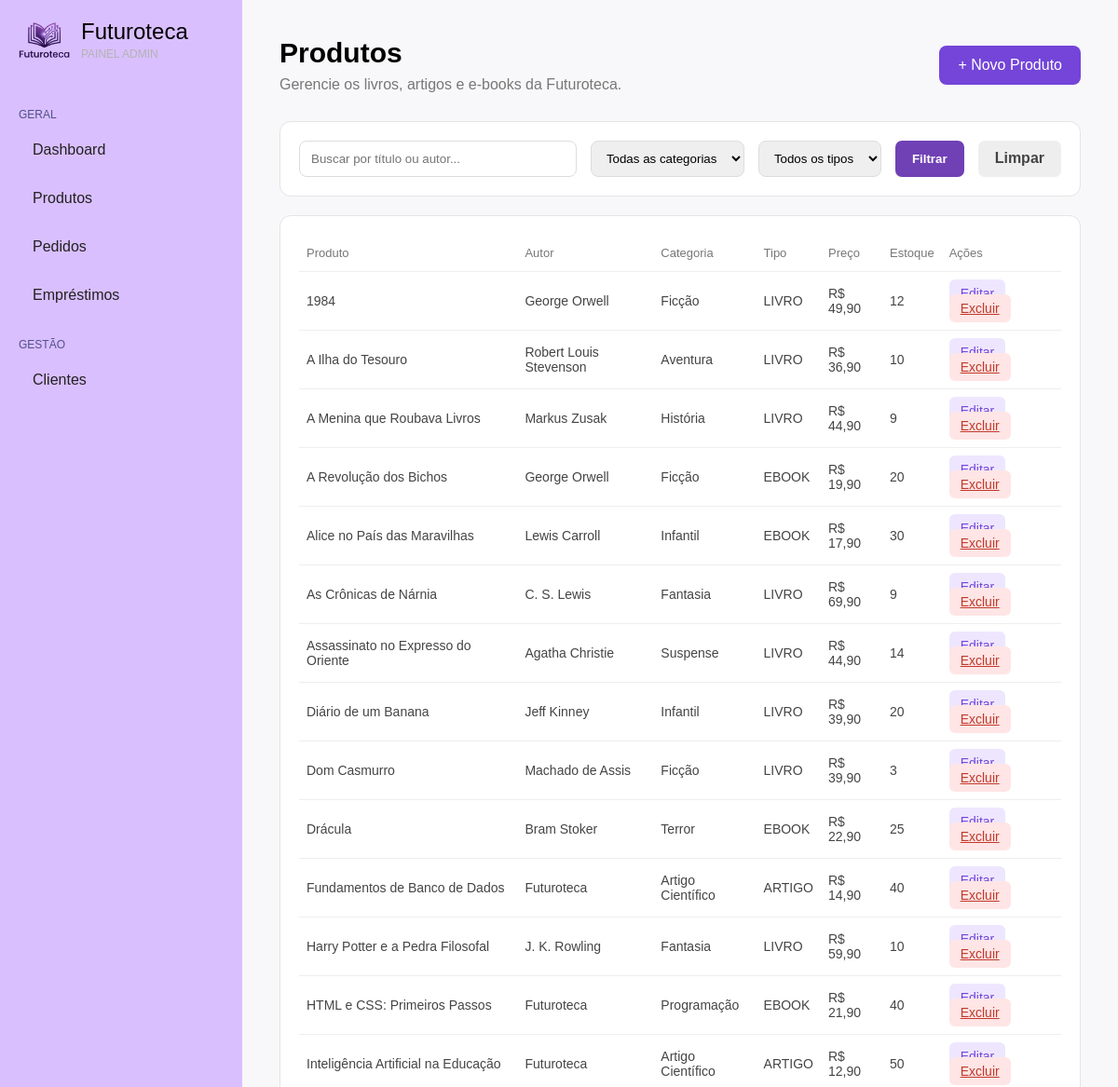
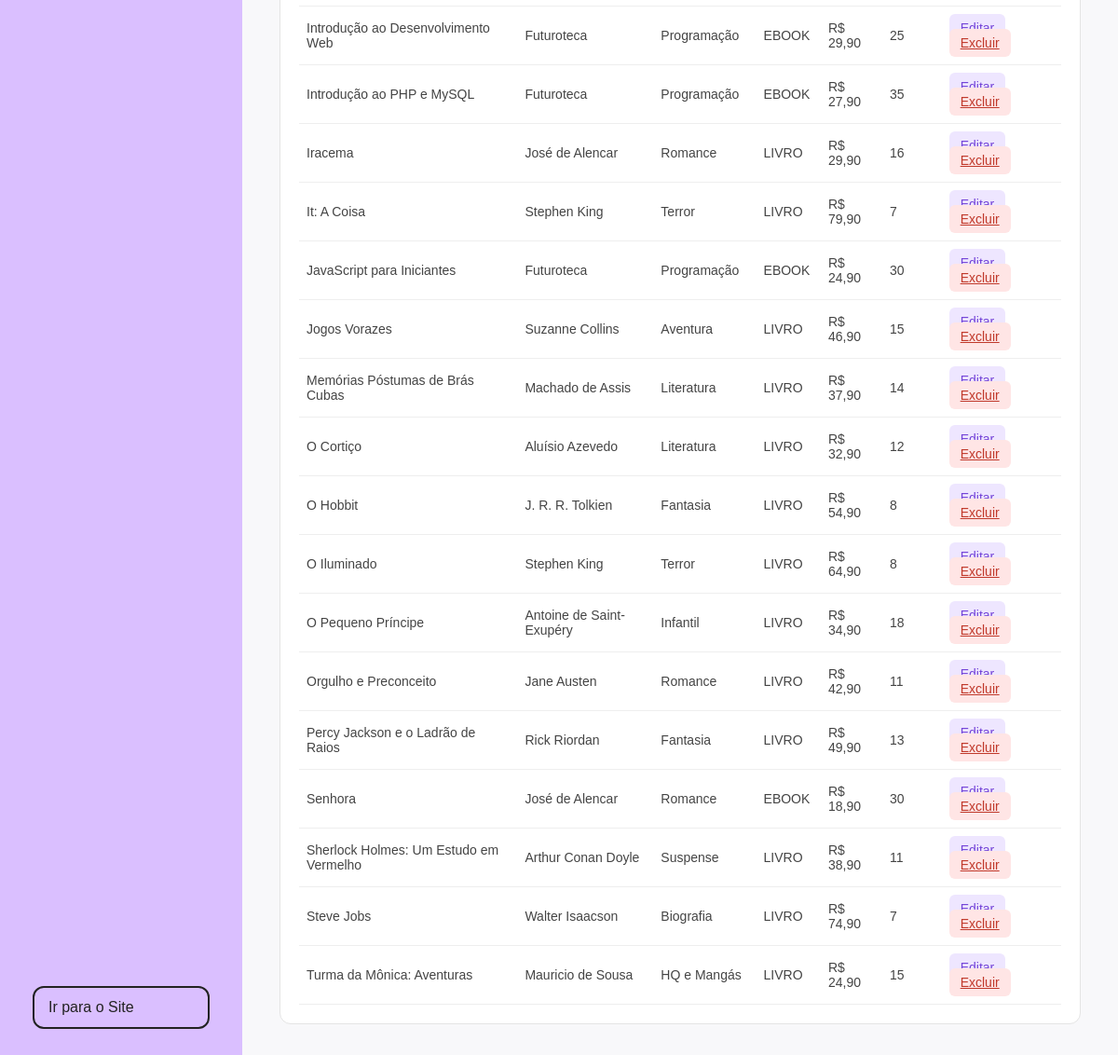
The app's page /dashboard/produtos.php (signed in), older data (2 pictures, top to bottom).
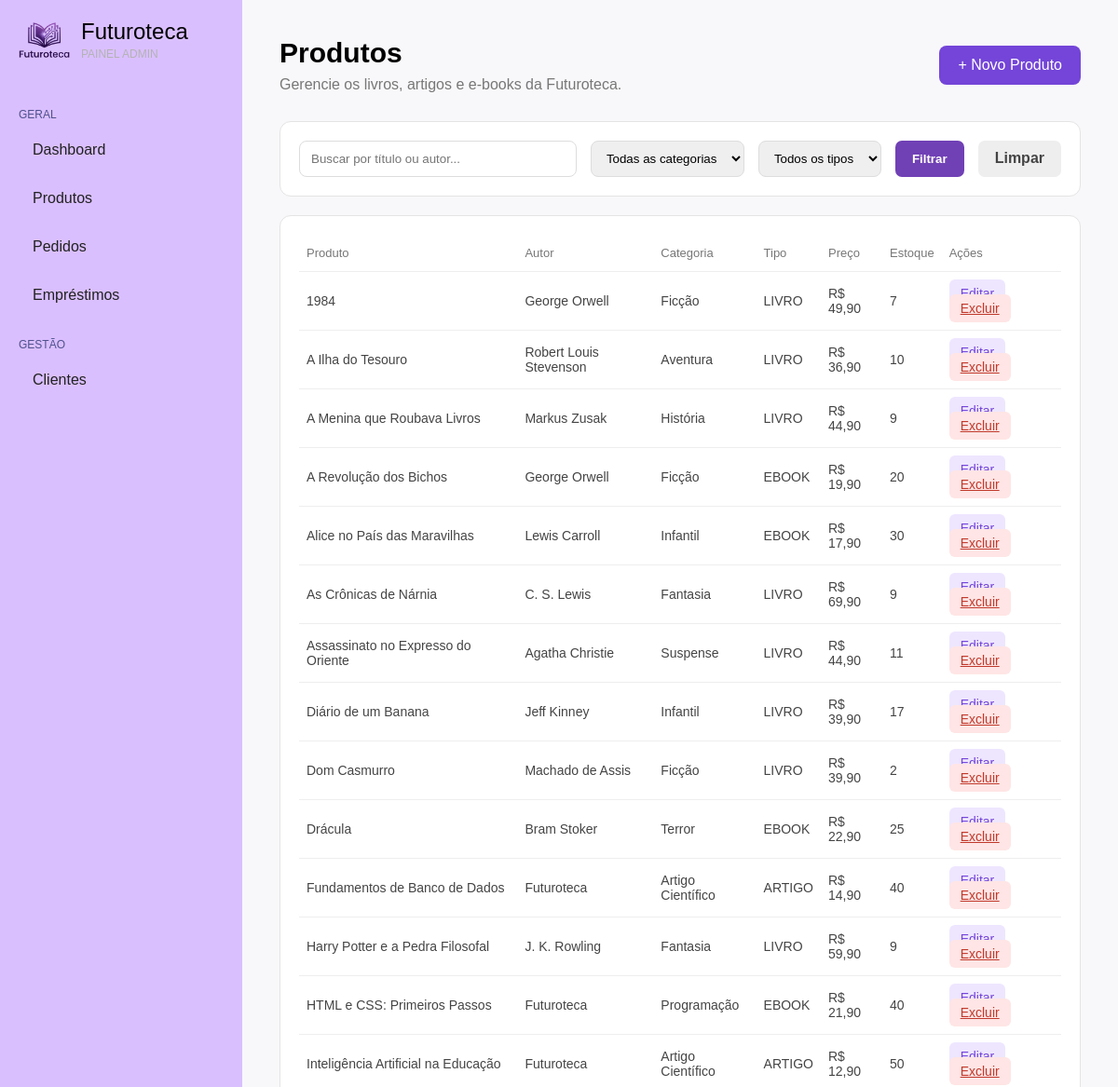
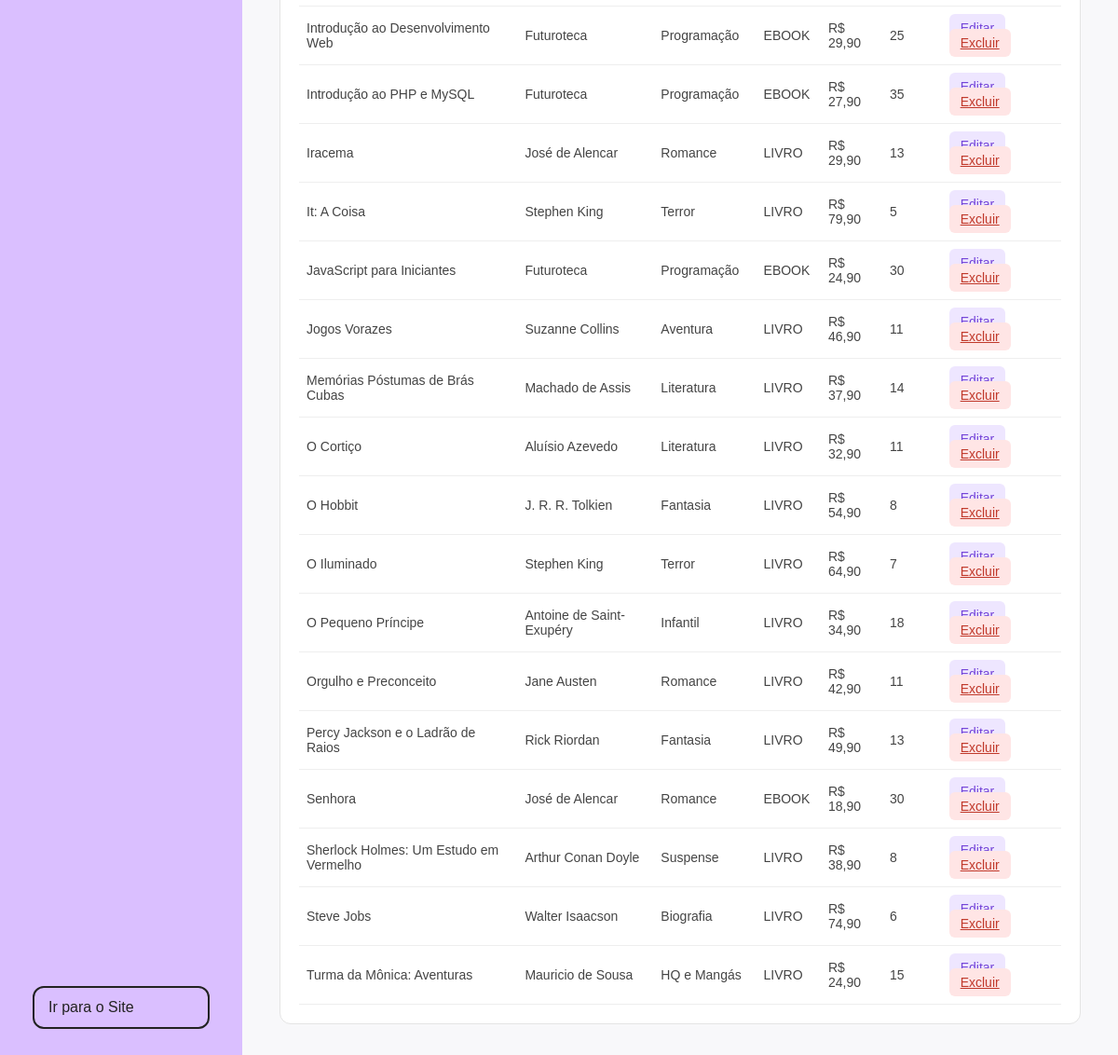
The same page, newer data (2 pictures, top to bottom).
### tables this page shows
CREATE TABLE `produto` (
  `id_produto` int(11) NOT NULL,
  `titulo` varchar(150) NOT NULL,
  `autor` varchar(100) DEFAULT NULL,
  `categoria` varchar(80) NOT NULL,
  `tipo` enum('LIVRO','EBOOK','ARTIGO') NOT NULL,
  `preco` decimal(10,2) NOT NULL,
  `preco_promocional` decimal(10,2) DEFAULT NULL,
  `estoque` int(11) NOT NULL DEFAULT 0,
  `descricao` text DEFAULT NULL,
  `imagem` varchar(255) DEFAULT NULL
);

### dashboard/produtos.php (the view, shortened to what this page needs)
<?php
require_once '../crud.php';
$busca = $_GET["busca"] ?? "";
$sql = "SELECT * FROM produto WHERE 1=1";
$params = [];
$sql .= " ORDER BY titulo";
$stmt = $pdo->prepare($sql);
$stmt->execute($params);
$produtos = $stmt->fetchAll(PDO::FETCH_ASSOC);
?>
<!DOCTYPE html>
<html lang="pt-br">
<head>
    <link rel="stylesheet" href="../css/dashboard.css">
</head>
<body>
    <?php include 'partials/sidebar.php'; ?>
    <main class="conteudo">
        <div class="cabecalho-pagina">
            <div>
                <h1>Produtos</h1>
                <p>Gerencie os livros, artigos e e-books da Futuroteca.</p>
            </div>
            <a href="cadastrar-produto.php" class="btn-novo-produto">
                + Novo Produto
            </a>
        </div>
        <form method="GET" class="filtros-produtos">
            <input type="text" name="busca" placeholder="Buscar por título ou autor..."
                value="<?= htmlspecialchars($busca) ?>">
            <select name="categoria">
                <option value="">Todas as categorias</option>
            </select>
            <select name="tipo">
                <option value="">Todos os tipos</option>
            </select>
            <button type="submit" class="btn-filtrar">
                Filtrar
            </button>
            <a href="produtos.php" class="btn-limpar">
                Limpar
            </a>
        </form>
        <div class="tabela-produtos">
            <table>
                <thead>
                    <tr>
                        <th>Produto</th>
                        <th>Autor</th>
                        <th>Categoria</th>
                        <th>Tipo</th>
                        <th>Preço</th>
                        <th>Estoque</th>
                        <th>Ações</th>
                    </tr>
                </thead>
                <tbody>
                    <?php foreach ($produtos as $produto): ?>
                        <tr>
                            <td>
                                <?= htmlspecialchars($produto["titulo"]) ?>
                            </td>
                            <td>
                                <?= htmlspecialchars($produto["autor"]) ?>
                            </td>
                            <td>
                                <?= htmlspecialchars($produto["categoria"]) ?>
                            </td>
                            <td>
                                <?= htmlspecialchars($produto["tipo"]) ?>
                            </td>
                            <td>
                                R$ <?= number_format($produto["preco"], 2, ",", ".") ?>
                            </td>
                            <td>
                                <?= $produto["estoque"] ?>
                            </td>
                            <td>
                                <a href="editar-produto.php?id=<?= $produto['id_produto'] ?>" class="btn-editar">
                                    Editar
                                </a>
                                <a href="excluir-produto.php?id=<?= $produto['id_produto'] ?>" class="btn-excluir"
                                    onclick="return confirm('Tem certeza que deseja excluir este produto?')">
                                    Excluir
                                </a>
                            </td>
                        </tr>
                    <?php endforeach; ?>
                </tbody>
            </table>
        </div>
    </main>
</body>
</html>

Row changes from the older to the newer data that the page shows:
changed produto (number 1 of 31 on the later page): estoque "12" → "7"
changed produto "Assassinato no Expresso do Oriente": estoque "14" → "11"
changed produto "Diário de um Banana": estoque "20" → "17"
changed produto "Dom Casmurro": estoque "3" → "2"
changed produto "Harry Potter e a Pedra Filosofal": estoque "10" → "9"
changed produto "Iracema": estoque "16" → "13"
changed produto "It: A Coisa": estoque "7" → "5"
changed produto "Jogos Vorazes": estoque "15" → "11"
changed produto "O Cortiço": estoque "12" → "11"
changed produto "O Iluminado": estoque "8" → "7"
changed produto "Sherlock Holmes: Um Estudo em Vermelho": estoque "11" → "8"
changed produto "Steve Jobs": estoque "7" → "6"
